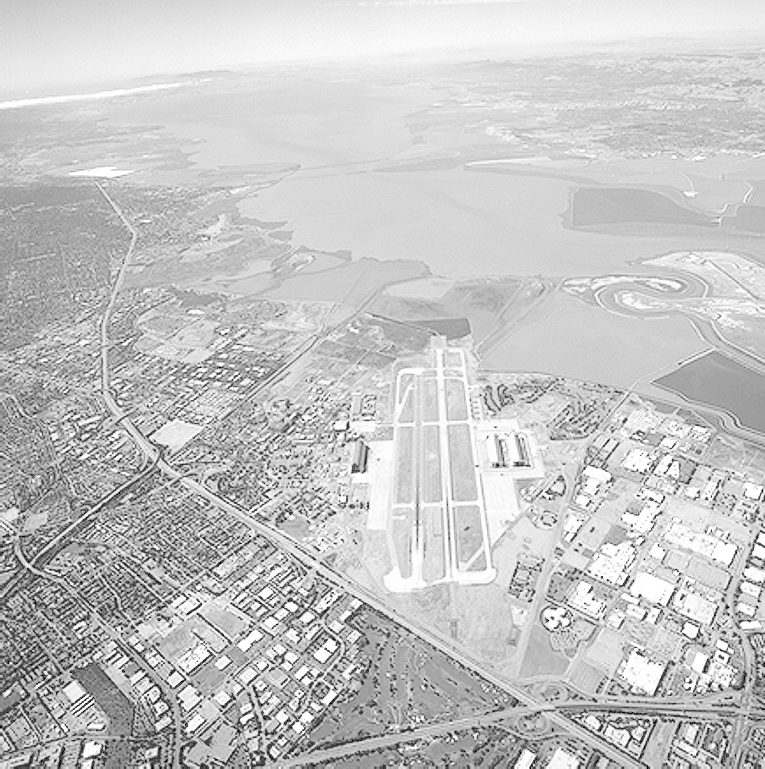
#> input picture images/runway.png, 765 x 769 px
$ python contrast_stretching.py
#> lines starting #> are read from the running program, lines starting #| are printed output that depends on the picture
#> further down, img is the input picture: shape (769, 765); min 0, max 255, mean 197.1
import cv2
import numpy as np
import matplotlib.pyplot as plt


def contrast_stretching(img, r1=0.2, r2=0.8):
    """
    Piecewise linear contrast stretching (normalized input/output):
        s(r) = 0                      for r < r1
        s(r) = (r - r1) / (r2 - r1)  for r1 <= r <= r2
        s(r) = 1                      for r > r2
    """
#> called with r1 = 0.2, r2 = 0.8
    r = img / 255.0
    s = np.where(r < r1, 0.0,
        np.where(r <= r2, (r - r1) / (r2 - r1), 1.0))
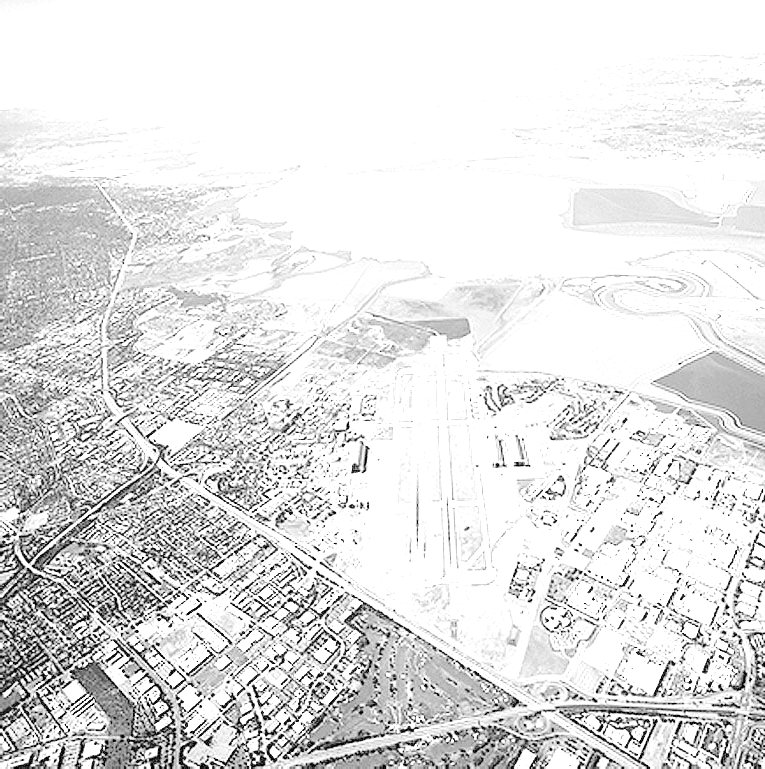
#> s: shape (769, 765) float64; min 0, max 1, mean 0.884
    return np.uint8(s * 255)


# Load image in grayscale
imgPath = 'images/runway.png'
img = cv2.imread(imgPath, cv2.IMREAD_GRAYSCALE)
if img is None:
    raise FileNotFoundError("Could not load image. Check the file path.")

# Apply contrast stretching
contrast = contrast_stretching(img, r1=0.2, r2=0.8)

# Plot results
fig, axes = plt.subplots(1, 2, figsize=(10, 5))

axes[0].imshow(img, cmap='gray', vmin=0, vmax=255)
axes[0].set_title('Original')
axes[0].axis('off')

axes[1].imshow(contrast, cmap='gray', vmin=0, vmax=255)
axes[1].set_title('Contrast Stretching\n(r1=0.2, r2=0.8)')
axes[1].axis('off')

plt.tight_layout()
plt.savefig('outputs/contrast_stretching_output.png', dpi=150, bbox_inches='tight')
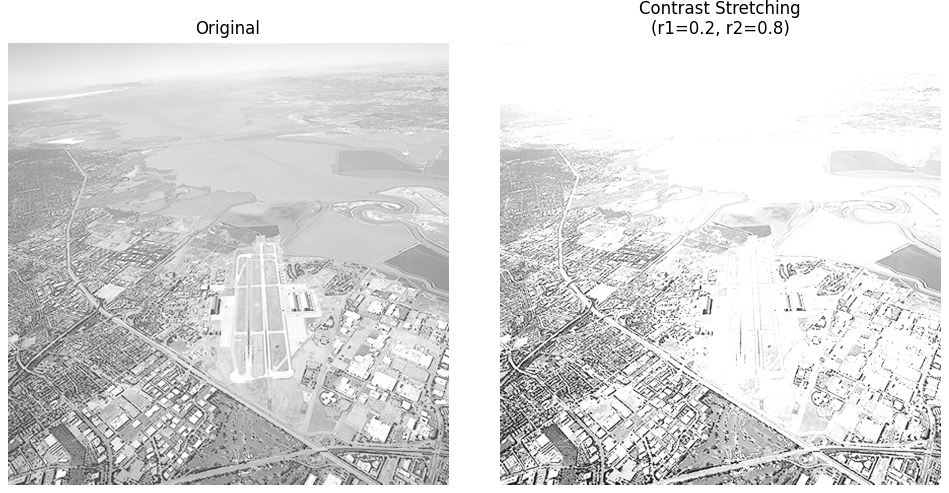
#> figure drawn by matplotlib, 2 panels
plt.show()

# Save output image
cv2.imwrite('outputs/contrast_stretching.jpg', contrast)

print("Done. Outputs saved: contrast_stretching.jpg, contrast_stretching_output.png")

$ run again, with images/brain_proton_density_slice.png copied over images/runway.png
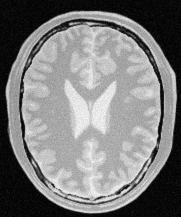
#> input picture images/brain_proton_density_slice.png, 181 x 217 px
#> img is the input picture: shape (217, 181); min 0, max 251, mean 123.7
#> in contrast_stretching, `s = np.where(r < r1, 0.0, np.where(r <= r2, (r - r1) / (r2 - r1), 1.0))`:
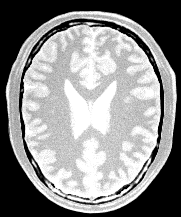
#> s: shape (217, 181) float64; min 0, max 1, mean 0.551
#> `plt.savefig('outputs/contrast_stretching_output.png', dpi=150, bbox_in..`:
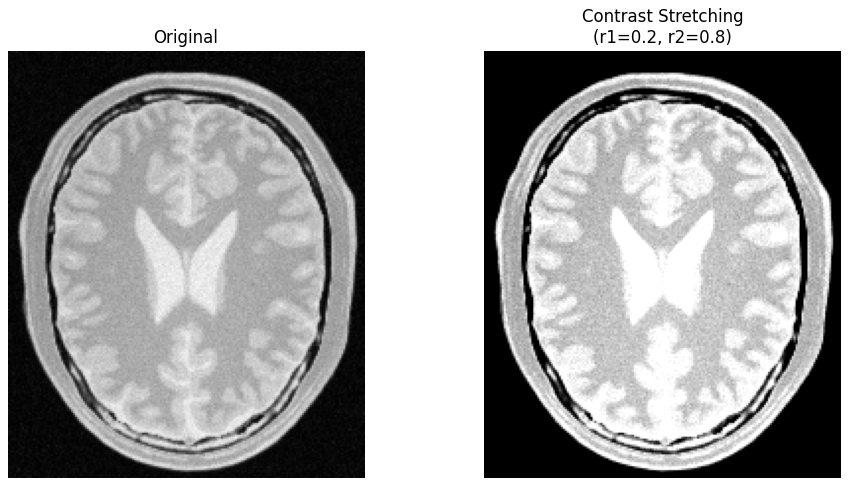
#> figure drawn by matplotlib, 2 panels
